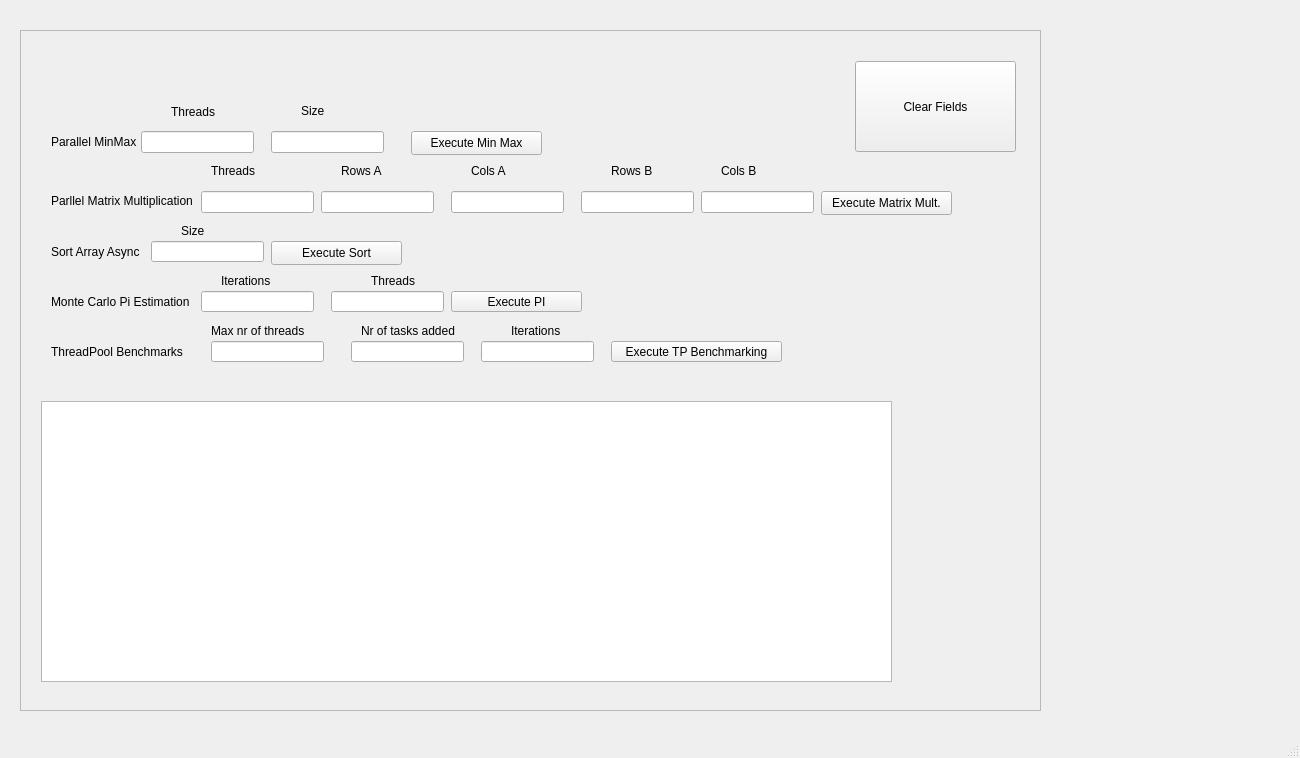
<?xml version="1.0" encoding="UTF-8"?>
<ui version="4.0">
 <class>MainWindow</class>
 <widget class="QMainWindow" name="MainWindow">
  <property name="geometry">
   <rect>
    <x>0</x>
    <y>0</y>
    <width>1300</width>
    <height>758</height>
   </rect>
  </property>
  <property name="windowTitle">
   <string>MainWindow</string>
  </property>
  <widget class="QWidget" name="centralwidget">
   <widget class="QScrollArea" name="scrollArea">
    <property name="geometry">
     <rect>
      <x>20</x>
      <y>30</y>
      <width>1021</width>
      <height>681</height>
     </rect>
    </property>
    <property name="widgetResizable">
     <bool>true</bool>
    </property>
    <widget class="QWidget" name="scrollAreaWidgetContents">
     <property name="geometry">
      <rect>
       <x>0</x>
       <y>0</y>
       <width>1019</width>
       <height>679</height>
      </rect>
     </property>
     <widget class="QLabel" name="label">
      <property name="geometry">
       <rect>
        <x>30</x>
        <y>95</y>
        <width>101</width>
        <height>31</height>
       </rect>
      </property>
      <property name="text">
       <string>Parallel MinMax</string>
      </property>
     </widget>
     <widget class="QLabel" name="label_2">
      <property name="geometry">
       <rect>
        <x>30</x>
        <y>160</y>
        <width>171</width>
        <height>20</height>
       </rect>
      </property>
      <property name="text">
       <string>Parllel Matrix Multiplication</string>
      </property>
     </widget>
     <widget class="QLabel" name="label_3">
      <property name="geometry">
       <rect>
        <x>30</x>
        <y>210</y>
        <width>91</width>
        <height>21</height>
       </rect>
      </property>
      <property name="text">
       <string>Sort Array Async</string>
      </property>
     </widget>
     <widget class="QLabel" name="label_4">
      <property name="geometry">
       <rect>
        <x>30</x>
        <y>260</y>
        <width>151</width>
        <height>21</height>
       </rect>
      </property>
      <property name="text">
       <string>Monte Carlo Pi Estimation</string>
      </property>
     </widget>
     <widget class="QLineEdit" name="threadsMinMax">
      <property name="geometry">
       <rect>
        <x>120</x>
        <y>100</y>
        <width>113</width>
        <height>22</height>
       </rect>
      </property>
     </widget>
     <widget class="QLineEdit" name="sizeArrayMinMax">
      <property name="geometry">
       <rect>
        <x>250</x>
        <y>100</y>
        <width>113</width>
        <height>22</height>
       </rect>
      </property>
     </widget>
     <widget class="QLineEdit" name="threadsMatrix">
      <property name="geometry">
       <rect>
        <x>180</x>
        <y>160</y>
        <width>113</width>
        <height>22</height>
       </rect>
      </property>
     </widget>
     <widget class="QLineEdit" name="rowsA">
      <property name="geometry">
       <rect>
        <x>300</x>
        <y>160</y>
        <width>113</width>
        <height>22</height>
       </rect>
      </property>
     </widget>
     <widget class="QLineEdit" name="columnsA">
      <property name="geometry">
       <rect>
        <x>430</x>
        <y>160</y>
        <width>113</width>
        <height>22</height>
       </rect>
      </property>
     </widget>
     <widget class="QLineEdit" name="rowsB">
      <property name="geometry">
       <rect>
        <x>560</x>
        <y>160</y>
        <width>113</width>
        <height>22</height>
       </rect>
      </property>
     </widget>
     <widget class="QLineEdit" name="columnsB">
      <property name="geometry">
       <rect>
        <x>680</x>
        <y>160</y>
        <width>113</width>
        <height>22</height>
       </rect>
      </property>
     </widget>
     <widget class="QLineEdit" name="sortArraySize">
      <property name="geometry">
       <rect>
        <x>130</x>
        <y>210</y>
        <width>113</width>
        <height>21</height>
       </rect>
      </property>
     </widget>
     <widget class="QLineEdit" name="MonteCarloIterations">
      <property name="geometry">
       <rect>
        <x>180</x>
        <y>260</y>
        <width>113</width>
        <height>21</height>
       </rect>
      </property>
     </widget>
     <widget class="QLineEdit" name="MonteCarloThreads">
      <property name="geometry">
       <rect>
        <x>310</x>
        <y>260</y>
        <width>113</width>
        <height>21</height>
       </rect>
      </property>
     </widget>
     <widget class="QPlainTextEdit" name="plainTextEdit">
      <property name="geometry">
       <rect>
        <x>20</x>
        <y>370</y>
        <width>851</width>
        <height>281</height>
       </rect>
      </property>
     </widget>
     <widget class="QPushButton" name="ExecuteMinMax">
      <property name="geometry">
       <rect>
        <x>390</x>
        <y>100</y>
        <width>131</width>
        <height>24</height>
       </rect>
      </property>
      <property name="text">
       <string>Execute Min Max</string>
      </property>
     </widget>
     <widget class="QPushButton" name="ExecuteMatrixMult">
      <property name="geometry">
       <rect>
        <x>800</x>
        <y>160</y>
        <width>131</width>
        <height>24</height>
       </rect>
      </property>
      <property name="text">
       <string>Execute Matrix Mult.</string>
      </property>
     </widget>
     <widget class="QPushButton" name="ExecuteSort">
      <property name="geometry">
       <rect>
        <x>250</x>
        <y>210</y>
        <width>131</width>
        <height>24</height>
       </rect>
      </property>
      <property name="text">
       <string>Execute Sort</string>
      </property>
     </widget>
     <widget class="QPushButton" name="ExecutePi">
      <property name="geometry">
       <rect>
        <x>430</x>
        <y>260</y>
        <width>131</width>
        <height>21</height>
       </rect>
      </property>
      <property name="text">
       <string>Execute PI</string>
      </property>
     </widget>
     <widget class="QLabel" name="label_5">
      <property name="geometry">
       <rect>
        <x>150</x>
        <y>71</y>
        <width>51</width>
        <height>20</height>
       </rect>
      </property>
      <property name="text">
       <string>Threads</string>
      </property>
     </widget>
     <widget class="QLabel" name="label_6">
      <property name="geometry">
       <rect>
        <x>280</x>
        <y>70</y>
        <width>51</width>
        <height>20</height>
       </rect>
      </property>
      <property name="text">
       <string>Size</string>
      </property>
     </widget>
     <widget class="QLabel" name="label_7">
      <property name="geometry">
       <rect>
        <x>190</x>
        <y>130</y>
        <width>51</width>
        <height>20</height>
       </rect>
      </property>
      <property name="text">
       <string>Threads</string>
      </property>
     </widget>
     <widget class="QLabel" name="label_8">
      <property name="geometry">
       <rect>
        <x>320</x>
        <y>130</y>
        <width>51</width>
        <height>20</height>
       </rect>
      </property>
      <property name="text">
       <string>Rows A</string>
      </property>
     </widget>
     <widget class="QLabel" name="label_9">
      <property name="geometry">
       <rect>
        <x>450</x>
        <y>130</y>
        <width>51</width>
        <height>20</height>
       </rect>
      </property>
      <property name="text">
       <string>Cols A</string>
      </property>
     </widget>
     <widget class="QLabel" name="label_10">
      <property name="geometry">
       <rect>
        <x>590</x>
        <y>130</y>
        <width>51</width>
        <height>20</height>
       </rect>
      </property>
      <property name="text">
       <string>Rows B</string>
      </property>
     </widget>
     <widget class="QLabel" name="label_11">
      <property name="geometry">
       <rect>
        <x>700</x>
        <y>130</y>
        <width>51</width>
        <height>20</height>
       </rect>
      </property>
      <property name="text">
       <string>Cols B</string>
      </property>
     </widget>
     <widget class="QLabel" name="label_12">
      <property name="geometry">
       <rect>
        <x>160</x>
        <y>190</y>
        <width>51</width>
        <height>20</height>
       </rect>
      </property>
      <property name="text">
       <string>Size</string>
      </property>
     </widget>
     <widget class="QLabel" name="label_13">
      <property name="geometry">
       <rect>
        <x>200</x>
        <y>240</y>
        <width>51</width>
        <height>20</height>
       </rect>
      </property>
      <property name="text">
       <string>Iterations</string>
      </property>
     </widget>
     <widget class="QLabel" name="label_14">
      <property name="geometry">
       <rect>
        <x>350</x>
        <y>240</y>
        <width>51</width>
        <height>20</height>
       </rect>
      </property>
      <property name="text">
       <string>Threads</string>
      </property>
     </widget>
     <widget class="QPushButton" name="ClearFields">
      <property name="geometry">
       <rect>
        <x>834</x>
        <y>30</y>
        <width>161</width>
        <height>91</height>
       </rect>
      </property>
      <property name="text">
       <string>Clear Fields</string>
      </property>
     </widget>
     <widget class="QLabel" name="label_15">
      <property name="geometry">
       <rect>
        <x>30</x>
        <y>310</y>
        <width>151</width>
        <height>21</height>
       </rect>
      </property>
      <property name="text">
       <string>ThreadPool Benchmarks</string>
      </property>
     </widget>
     <widget class="QLineEdit" name="TPMaxThreads">
      <property name="geometry">
       <rect>
        <x>190</x>
        <y>310</y>
        <width>113</width>
        <height>21</height>
       </rect>
      </property>
     </widget>
     <widget class="QLineEdit" name="TPNrTasksAdded">
      <property name="geometry">
       <rect>
        <x>330</x>
        <y>310</y>
        <width>113</width>
        <height>21</height>
       </rect>
      </property>
     </widget>
     <widget class="QLineEdit" name="TPIterations">
      <property name="geometry">
       <rect>
        <x>460</x>
        <y>310</y>
        <width>113</width>
        <height>21</height>
       </rect>
      </property>
     </widget>
     <widget class="QPushButton" name="ExecuteTP">
      <property name="geometry">
       <rect>
        <x>590</x>
        <y>310</y>
        <width>171</width>
        <height>21</height>
       </rect>
      </property>
      <property name="text">
       <string>Execute TP Benchmarking</string>
      </property>
     </widget>
     <widget class="QLabel" name="label_16">
      <property name="geometry">
       <rect>
        <x>190</x>
        <y>290</y>
        <width>111</width>
        <height>20</height>
       </rect>
      </property>
      <property name="text">
       <string>Max nr of threads</string>
      </property>
     </widget>
     <widget class="QLabel" name="label_17">
      <property name="geometry">
       <rect>
        <x>340</x>
        <y>290</y>
        <width>121</width>
        <height>20</height>
       </rect>
      </property>
      <property name="text">
       <string>Nr of tasks added</string>
      </property>
     </widget>
     <widget class="QLabel" name="label_18">
      <property name="geometry">
       <rect>
        <x>490</x>
        <y>290</y>
        <width>51</width>
        <height>20</height>
       </rect>
      </property>
      <property name="text">
       <string>Iterations</string>
      </property>
     </widget>
    </widget>
   </widget>
  </widget>
  <widget class="QMenuBar" name="menubar">
   <property name="geometry">
    <rect>
     <x>0</x>
     <y>0</y>
     <width>1300</width>
     <height>22</height>
    </rect>
   </property>
  </widget>
  <widget class="QStatusBar" name="statusbar"/>
 </widget>
 <resources/>
 <connections/>
</ui>
